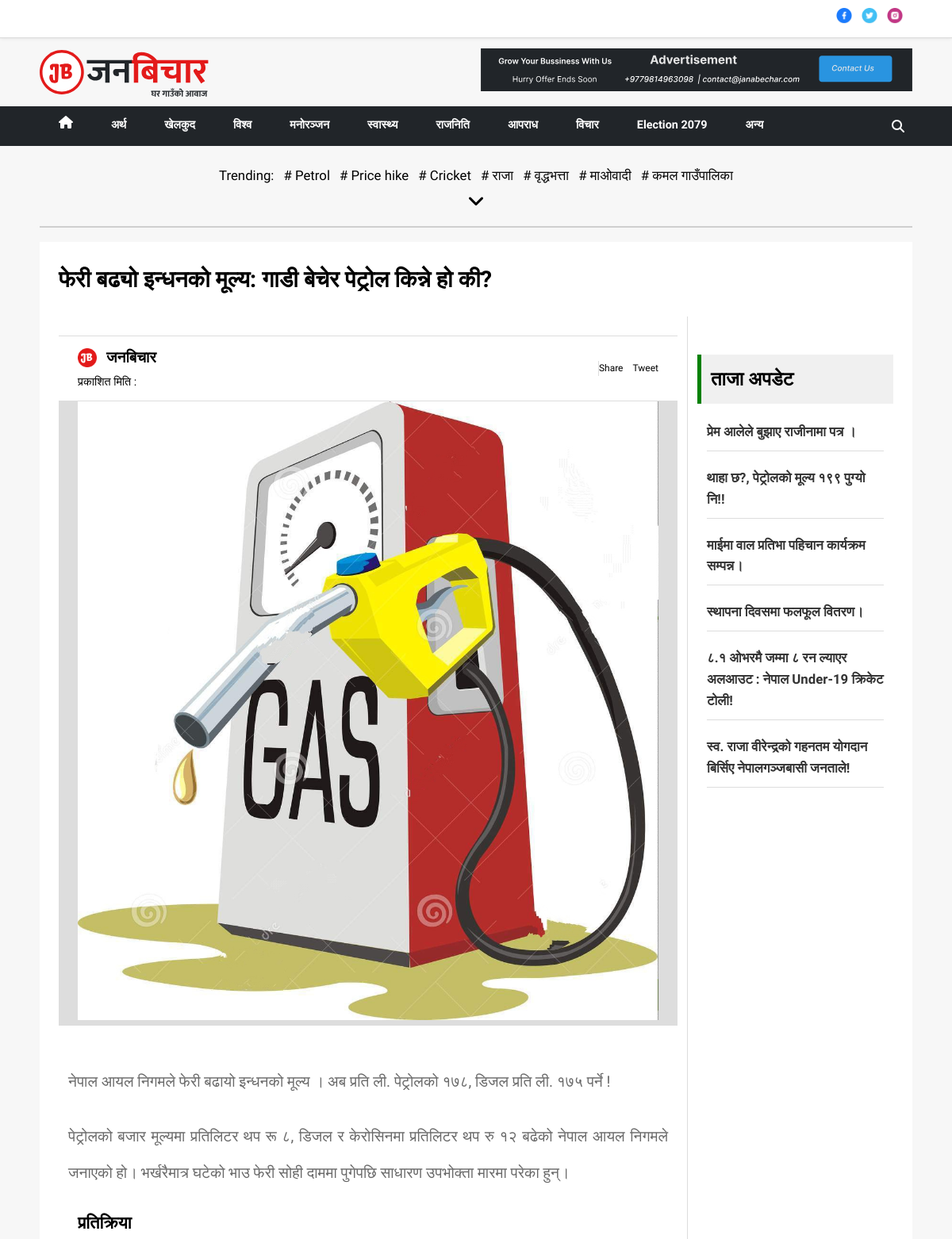
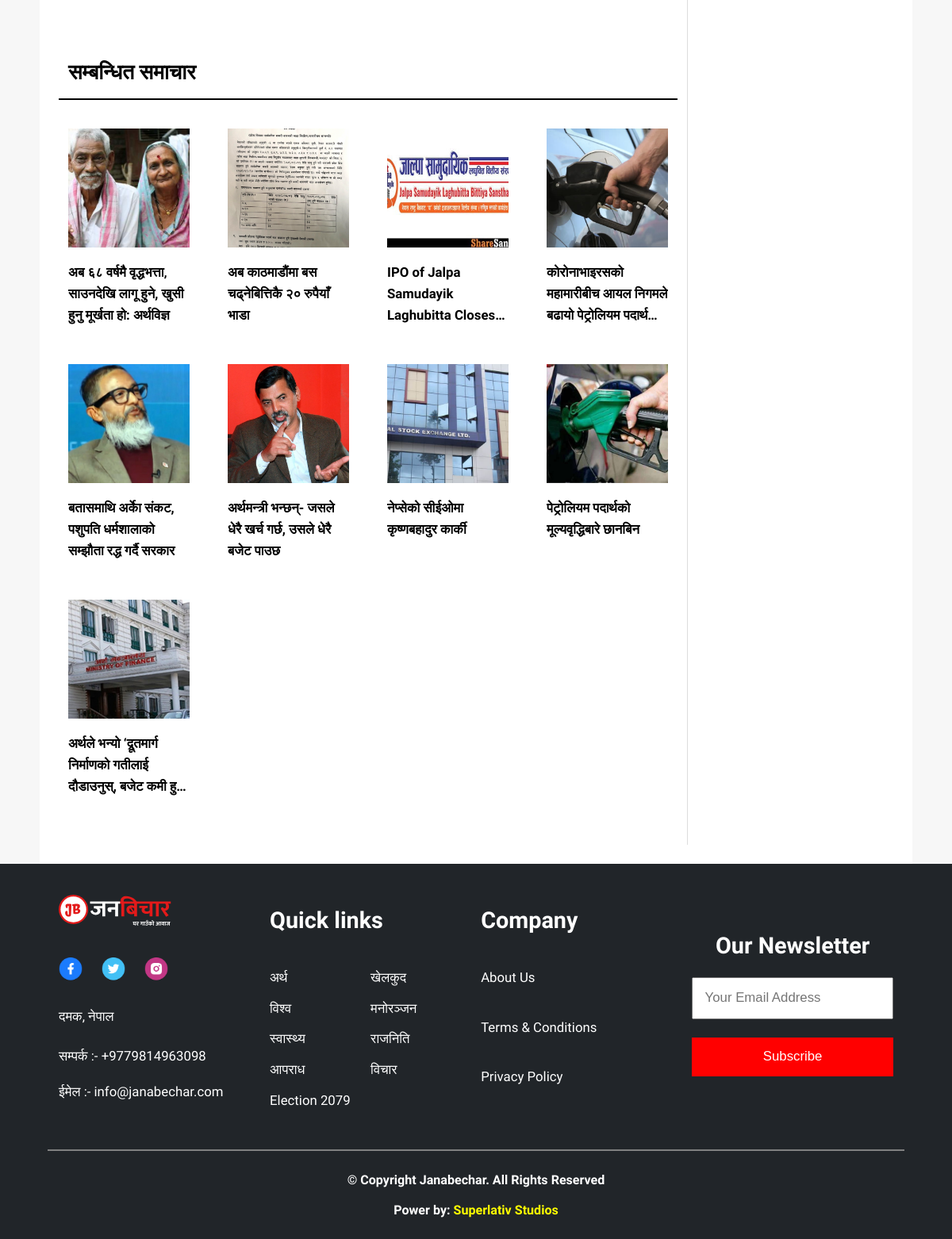
/106/, run on the app's committed database (2 pictures, top to bottom).
### news/models.py (models this page shows, shortened)
class Category(models.Model):
    title = models.CharField(max_length=200, blank=True, null=True)
    name = models.CharField(max_length=200)

class Tag(models.Model):
    name = models.CharField(max_length=200)
    created_at = models.DateTimeField(auto_now_add=True)

class News(models.Model):
    title = models.CharField(max_length=500)
    is_highlighted = models.BooleanField(default=False)
    is_main = models.BooleanField(default=False)
    category = models.ForeignKey(
        Category, on_delete=models.CASCADE, related_name='cat')
    tag = models.ManyToManyField(
        Tag, blank=True, related_name='tag')
    description = models.TextField(blank=True, null=True)
    content = RichTextUploadingField(blank=True, null=True)
    image = models.ImageField(blank=True, upload_to=get_obs_upload_path())
    published_at = models.DateTimeField()
    updated_at = models.DateTimeField(auto_now=True)
    class Meta:
        verbose_name_plural = 'News'
    @property
    def bsDate(self):
        date = convert_AD_to_BS(self.published_at.year,
                                self.published_at.month, self.published_at.day)
        ne_date = bsdate(date[0], date[1], date[2])
        return ne_date.strftime("%B %d %Y,%A", lang='ne')

### news/views.py (the view)
# urls.py: path('', include('news.urls')),
def news(request, id):
    npdate = TodayBS()
    news = get_object_or_404(News, id=id)
    cat_name = news.category.name
    recent_update = News.objects.filter().exclude(
        id=id).order_by('-published_at')[0:6]
    news_id_list = []
    for n in recent_update:
        news_id_list.append(n.id)
    related_news = News.objects.filter(
        category__name=cat_name).order_by('-published_at').exclude(id=id).exclude(id__in=news_id_list)
    tags = Tag.objects.order_by('-created_at')
    categories = Category.objects.exclude(title='more')
    page = "news"
    context = {
        'npdate': npdate,
        'related_news': related_news,
        'news': news,
        'tags': tags,
        'categories': categories,
        'recent_update': recent_update,
        'page': page,
    }
    return render(request, 'news.html', context)

### news/utils.py (called while the page is built)
def TodayBS():
    today = datetime.now()
    date = convert_AD_to_BS(today.year, today.month, today.day)
    ne_date = bsdate(date[0], date[1], date[2])
    return ne_date.strftime("%B %d %Y,%A", lang='ne')

### templates/news.html (shortened to what this page needs)
{% extends 'base.html' %}
{% load static %}
{%block content%}
<div class="my-container pad-2 bg-white">
    <p class="fs-2-4 fw-bold  lh-1 pb-2 ">{{news.title | safe}}</p>
    <div class="grid grid-cols-3fr-1fr gap-1 mob-grid">
        <div class="pt-2 pb-2">
            <div class="share-container my-container expanded-w row-wrapper sb ai-center ph-2 gap-2 pv-1">
                <div class="column gap-0-3 ">
                    <div class="fs-1-4 fw-bold row gap-1 ai-center">
                        <img class="h-24 w-24" src="{% static 'media/logo/logo.png' %}" alt="">
                        <a href="{% url 'home' %}" class="text-black fw-bold fs-1-6"> जनबिचार</a>
                    </div>
                    <p class="fw-400 fs-1-2"> प्रकाशित मिति : {{news.bsDate}}</p>
                </div>
                <div class="nav-item gap-1 row border-left flex-end-460">
                    <div class="fb-share-button" data-href="https://{{request.get_host}}/{{request.path}}"
                        data-layout="button" data-size="small"><a target="_blank"
                            href="https://www.facebook.com/sharer/sharer.php?u=https%3A%2F%2Fjanabechar.com%2F&amp;src=sdkpreparse"
                            class="fb-xfbml-parse-ignore">Share</a></div>
                    <a href="https://twitter.com/share?ref_src=twsrc%5Etfw" class="twitter-share-button"
                        data-show-count="true">Tweet</a>
                </div>
            </div>
            <div class="pl-2 pr-2 bg-lightgray"><img class="cover expanded-w" src="{{news.image.url}}" alt=""></div>
            <div class="fs-1-6   opa-0-8 text-graydark  pt-4 ph-1  article-title">
                {{news.description |safe}}
            </div>
            <div class="fs-1-6   opa-0-8 text-graydark  fw pt-2 ph-1 article-title img-100">
                {{news.content |safe}}
            </div>
            <div class="pad-2">
                <p class="fs-1-8 fw-bold divider pb-1">प्रतिक्रिया</p>
                <div class="fb-comments pt-2 " data-href="https://janabechar.com/{{news.id}}" data-width=""
                    data-numposts="5"></div>
            </div>
            <div class="border-style ai-center">
                <div class="fs-2-2 fw-bold pad-1 text-black">सम्बन्धित समाचार</div>
            </div>
            <div class="grid grid-column-4-1fr mob-grid gap-2 pt-2 pb-2">
                {%if related_news|length == 0 %}
                <p class="center">No data Available</p>
                {%else%}
                {% for new in related_news%}
                {% include 'include/news-article.html' %}
                {%endfor%}
                {%endif%}
            </div>
        </div>
        <div class="pl-1 pt-4 border-left bg-white ">
            <div class="taja-update"> {% include 'include/recent-update.html' %}</div>
        </div>
    </div>
</div>
{%endblock%}

### templates/include/header.html (shortened to what this page needs)
{% load static%}
<div class="expanded-w h-48 center border-bottom-1-gray box-white">
    <div class="row sb ai-center my-container pl-1 pr-1">
        <div class="row gap-1 center">
            <a href="#"> <img class="h-20" src="{% static 'media/Facebook.png' %}" alt=""></a>
            <a href="#"> <img class="h-20" src="{% static 'media/Twitter.png' %}" alt=""></a>
            <a href="#"> <img class="h-20" src="{% static 'media/Instagram.png' %}" alt=""></a>
        </div>
    </div>
</div>
<div class="my-container pv-0-5">
    <div class="grid-column-2-1fr mob-grid center gap-1">
        <div class="expanded-w center-800">
            <img class="cover expanded-40 pointer" onclick="redirectHome()"
                src="{% static 'media/logo/janabechar.svg' %}" alt="">
        </div>
        <div class="">
            <img class="cover expanded-w" src="{% static 'media/banner/banner.svg' %}" alt="">
        </div>
    </div>
</div>
<div class="nav-wrapper expanded-w bg-lightblack" id="nav-wrapper">
    <div class="container my-container ">
        <div class="menu-items fs-1-2" id="menu-items">
            {% if page == 'home' %}
            <a class="nav-link active text-white" href="{% url 'home' %}"> <i class="fa fa-home"
                    aria-hidden="true"></i></a>
            {% else %}
            <a class="nav-link" href="{% url 'home' %}"> <i class="fa fa-home" aria-hidden="true"></i></a>
            {% endif %}
            {% for category in categories %}
            {% if page == category.title %}
            <a class="nav-link active text-white" href="{% url 'category' title=category.title %}">{{category.name}}</a>
            {% else %}
            <a class="nav-link" href="{% url 'category' title=category.title %}">{{category.name}}</a>
            {% endif %}
            {%endfor%}
            <a class="nav-link" href="{% url 'category' title='more' %}">अन्य</a>
        </div>
        <div class="column">
            <i class="fa fa-search padding-10 text-white pointer" id="search-icon" aria-hidden="true"
                onclick="showSearchInput()">
            </i>
        </div>
    </div>
</div>

### templates/include/trending.html (shortened to what this page needs)
{% load static%}
<div class="my-container pad-2 fs-1-4 center bxshadow pt-2 pb-1">
    <div class="row-wrapper gap-1">
        <p>Trending:</p>
        {% for tag in tags %} {% if forloop.counter < 8 %} <a href="{% url 'tag' name=tag.name %}"># {{tag.name}}</a>
            {% endif %}
            {% endfor %}
    </div>
    <div class=" fw-bold">
        <p id="show-tag" class="pointer fs-2" onclick="showtages()">
            <i class="fa fa-angle-down" aria-hidden="true"></i>
        </p>
    </div>
</div>

### templates/include/news-article.html
{% load static %}
<div class="expanded-w bg-white pad-1">
    <a href="{% url 'news' id=new.id %}">
        <img class="expanded-w  h-150 cover pointer" src="{{new.image.url}}" alt="">
    </a>
    <div class="line-limit-3 fs-1-4 fw-bold pt-1">
        <a href="{% url 'news' id=new.id %}">
            {{new.title}}
        </a>
    </div>
</div>

### templates/include/recent-update.html
<div>
    <h2 class="box-header bg-lowgray pad-1 fw-bold fs-2 text-black">ताजा अपडेट</h2>
    <ul class="list-none-style divider font-weight-700 fs-1-4 bg-white pad-1">
        {% for recent in recent_update %}
        <li> <a class="lh-1" href="{% url 'news' id=recent.id  %}">{{recent.title}}</a></li>
        {%endfor%}
    </ul>
</div>

### templates/include/footer.html (shortened to what this page needs)
{% load static %}
<footer class="expanded center bg-lightblack  ">
    <div class="my-container pad-2 grid grid-column-4-1fr mob-grid text-white gap-2 ">
        <div class="logo-footer column gap-1 expanded-w">
            <img class="expanded-60 pt-0-8" src="{% static 'media/logo/janabechar-black.svg' %}" alt="">
            <div class="row dec-none gap-2 pt-2  ">
                <a href="#"> <img class="h-30" src="{% static 'media/Facebook.png' %}" alt=""></a>
                <a href="#"> <img class="h-30" src="{% static 'media/Twitter.png' %}" alt=""></a>
                <a href="#"> <img class="h-30" src="{% static 'media/Instagram.png' %}" alt=""></a>
            </div>
            <div class=" pt-1 fs-1-4 ">दमक, नेपाल</div>
            <div class=" pt-1 fs-1-4 ">सम्पर्क :- +9779814963098</div>
            <div class=" pt-0-5 fs-1-4 ">ईमेल :- info@janabechar.com</div>
        </div>
        <div class="contact-footer column   gap-1 expanded-w  pt-2">
            <div class="fs-2-4 fw-bold">Quick links</div>
            <div class="grid grid-column-2-1fr pt-2 fs-1-4 text-white gap-1">
                {% for category in categories %}
                <a class=" text-white" href="{% url 'category' title=category.title %}">{{category.name}}</a>
                {% endfor %}
            </div>
        </div>
        <div class="contact-footer column gap-1 expanded-w pt-2">
            <a class=" fs-2-4 fw-bold">Company</a>
            <a class=" circle-icon pt-2 fs-1-4">About Us</a>
            <a class="fs-1-4 pt-2">Terms & Conditions</a>
            <a class="fs-1-4 pt-2">Privacy Policy</a>
        </div>
        <div class="expanded-w center">
            <div class="subscribe-box column gap-0-5 text-center expanded-w  h-200 expanded pt-1" id="subscribe-input">
                <a class=" fs-2-4 fw-bold">Our Newsletter</a>
                <div class="sb-1"></div>
                <input type="text" class="pad-1-2 fs-1-4" id="email-subscription" placeholder="Your Email Address">
                <div class="sb-1"></div>
                <button type="submit" class=" btn  pad-1-2 fs-1-4 text-white bg-red pointer" id="subscribe-button"
                    onclick="subscribe()">Subscribe</button>
            </div>
        </div>
    </div>
    <div class="sb-2"></div>
    <hr width="90%" color="gray">
    <div class="sb-2"></div>
    <div class="column center fs-2 text-white pb-2 gap-1">
        <h6>© Copyright Janabechar. All Rights Reserved</h6>
        <h6>Power by: <a class="text-yellow" href="http://superlativstudios.com/"> Superlativ Studios</a>
        </h6>
    </div>
</footer>

### static/css/style.css (style rules this page uses)
* { margin-left: 10px; margin: 0; padding: 0; box-sizing: border-box; }
html { font-family: Mukta !important; font-size: 12px; scroll-behavior: smooth; line-height: 1.6 !important; }
body { font-family: Mukta; display: flex; flex-direction: column; justify-content: center; align-items: center; max-width: 100%; overflow-x: hidden; background-color: #f7f7f7; }
a { text-decoration: none; }
a, a:visited, a:hover, a:active { color: inherit; }
.nav-wrapper { height: 50px; display: flex; justify-content: center; }
.nav-wrapper .container { display: flex; gap: 20px; justify-content: space-between; align-items: center; }
.nav-wrapper .fa { font-size: 16px; overflow: hidden; }
.menu-items { display: flex; flex-direction: row; color: white; justify-content: space-between; align-items: center; }
.nav-wrapper .nav-link { text-align: center; font-weight: bold; padding: 15px 24px !important; display: block; }
.nav-wrapper .nav-link::after { content: ""; width: 0%; height: 2px; background-color: white; display: block; margin: auto; transition: 0.5s; }
.bxshadow { box-shadow: rgba(0, 0, 0, 0.16) 0px 2px 0px; }
.list-none-style { list-style: none; }
.list-none-style li { padding-top: 10px; margin: 0 0 10px 0; font-family: Mukta; color: #333; }
.list-none-style li a { color: #333; }
.expanded { width: 100%; height: 100%; }
.line-limit-3 { overflow: hidden; text-overflow: ellipsis; display: -webkit-box; -webkit-line-clamp: 3; -webkit-box-orient: vertical; }
.padding-10 { padding: 10px; }
.divider li { padding-bottom: 10px; border-bottom: 1px solid #ddd; }
.font-weight-700 { font-weight: 700; }
.border-style { border-bottom: 2px solid black; }
.box-header { background: #f0f0f0; border-left: green 5px solid; padding: 0.5rem; }
.dec-none { text-decoration: none; }
.lh-1 { line-height: 1.6; }
.circle-icon::before { content: ""; width: 30px; height: 30px; background-color: red; }
.text-center { text-align: center; }
.border-bottom-1-gray { border-bottom: 1px solid #ddd; }
.btn { border: none; }
.share-container { border-top: 1px solid #ddd; border-bottom: 1px solid #ddd; }
.border-left { border-left: 1px solid #ddd; }
.taja-update { position: sticky; top: 60px; }
.pointer { cursor: pointer; }
.article-title { text-align: justify !important; font-family: Mukta; line-height: 3.8rem; font-size: 1.4rem; }
.box-white { background-color: white; box-shadow: rgba(0, 0, 0, 0.1) 0px 0px 5px 0px, rgba(0, 0, 0, 0.1) 0px 0px 1px 0px; }
.flex-end-460 { justify-content: flex-end; }
.center-800 { display: flex; }

### static/css/size.css (style rules this page uses)
.my-container { width: 100vw; max-width: 1200px; }
@media screen and (max-width: 1280px) { .my-container { max-width: 1100px; } }
@media screen and (max-width: 1200px) { .my-container { max-width: 1100px; } }
.center { display: flex; flex-direction: column; justify-content: center; align-items: center; }
.expanded { height: 100%; width: 100%; }
.expanded-w { width: 100%; }
.expanded-40 { width: 40%; }
.expanded-60 { width: 60%; }
.h-20 { height: 20px; }
.h-24 { height: 24px; }
.h-30 { height: 30px; }
.h-48 { height: 48px; }
.h-150 { height: 150px; }
.h-200 { height: 200px; }
.w-24 { width: 24px; }

### static/css/layout-style.css (style rules this page uses)
.row { display: flex; flex-direction: row; }
.row-wrapper { display: flex; flex-wrap: wrap; align-items: center; }
.row-wrapper.sb { justify-content: space-between; }
.row.sb { justify-content: space-between; }
.ai-center { align-items: center; }
.gap-1 { gap: 1rem; }
.column { display: flex; flex-direction: column; }
.grid { display: grid; }
.mob-grid { display: grid; }
.grid-column-2-1fr { grid-template-columns: repeat(2, 1fr); }
.grid-column-4-1fr { grid-template-columns: repeat(4, 1fr); }
.grid-cols-3fr-1fr { grid-template-columns: 3fr 1fr; }
.cover { object-fit: cover; }
.gap-0-3 { gap: 0.3rem; }
.gap-0-5 { gap: 0.5rem; }
.gap-2 { gap: 2rem; }

### static/css/background-style.css (style rules this page uses)
.bg-lightblack { background-color: #212529; }
.bg-red { background-color: #ff0000; }
.bg-white { background-color: #ffffff; }
.bg-lightgray { background-color: #ddd; }

### data on the page
Category: name "अर्थ"
Category: name "खेलकुद"
Category: name "विश्व"
Category: name "मनोरञ्जन"
Category: name "स्वास्थ्य"
Category: name "राजनिति"
Category: name "आपराध"
Category: name "विचार"
Category: name "Election 2079"
Tag: name "Petrol"
Tag: name "Price hike"
Tag: name "Cricket"
Tag: name "राजा"
Tag: name "वृद्धभत्ता"
Tag: name "माओवादी"
Tag: name "कमल गाउँपालिका"
News: title "फेरी बढ्यो इन्धनको मूल्य: गाडी बेचेर पेट्रोल किन्ने हो की?", image (picture), description "नेपाल आयल निगमले फेरी बढायो इन्धनको मूल्य । अब प्रति ली. पेट्रोलको १७८, डिजल प्रति ली. १७५ पर्ने !", content "पेट्रोलको बजार मूल्यमा प्रतिलिटर थप रू ८, डिजल र केरोसिनमा प्रतिलिटर थप रु १२ बढेको नेपाल आयल निगमले जनाएको हो। भर्खरैमात्र घटेको भाउ फेरी सोही दाममा पुगेपछि साधारण उपभोक्ता मारमा परेका हुन्।"
News: image (picture), title "अब ६८ वर्षमै वृद्धभत्ता‚ साउनदेखि लागू हुने, खुसी हुनु मूर्खता हो: अर्थविज्ञ"
News: image (picture), title "अब काठमाडौंमा बस चढ्नेबित्तिकै २० रुपैयाँ भाडा"
News: image (picture), title "IPO of Jalpa Samudayik Laghubitta…"
News: image (picture), title "कोरोनाभाइरसको महामारीबीच आयल निगमले बढायो पेट्रोलियम…"
News: image (picture), title "बतासमाथि अर्काे संकट, पशुपति धर्मशालाको सम्झौता रद्ध गर्दै सरकार"
News: image (picture), title "अर्थमन्त्री भन्छन्- जसले धेरै खर्च गर्छ, उसले धेरै बजेट पाउछ"
News: image (picture), title "नेप्सेको सीईओमा कृष्णबहादुर कार्की"
News: image (picture), title "पेट्रोलियम पदार्थको मूल्यवृद्धिबारे छानबिन"
News: image (picture), title "अर्थले भन्यो ‘द्रूतमार्ग निर्माणको गतीलाई दौडाउनुस्, बजेट कमी…"
News: title "प्रेम आलेले बुझाए राजीनामा पत्र ।"
News: title "थाहा छ?, पेट्रोलको मूल्य १९९ पुग्यो नि!!"
News: title "माईमा वाल प्रतिभा पहिचान कार्यक्रम सम्पन्न।"
News: title "स्थापना दिवसमा फलफूल वितरण।"
News: title "८.१ ओभरमै जम्मा ८ रन ल्याएर अलआउट : नेपाल Under-19 क्रिकेट टोली!"
News: title "स्व. राजा वीरेन्द्रको गहनतम योगदान बिर्सिए नेपालगञ्जबासी जनताले!"
